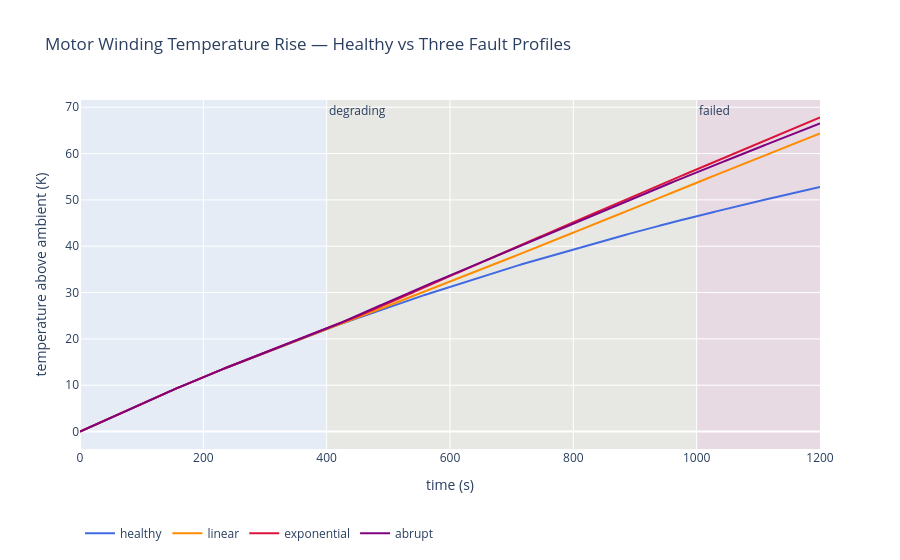

Notebook source saved alongside this figure:
### Code cell
# Temperature signals — all four scenarios
fig_sig = go.Figure()
for result, label, color in [
    (healthy_result, 'healthy',     'royalblue'),
    (linear_result,  'linear',      'darkorange'),
    (exp_result,     'exponential', 'crimson'),
    (abrupt_result,  'abrupt',      'purple'),
]:
    fig_sig.add_trace(go.Scatter(
        x=result.time,
        y=result.state[:, 0] - AMBIENT,
        mode='lines', name=label, line={'color': color},
    ))
fig_sig.add_vrect(x0=ONSET,   x1=FAILURE,   fillcolor='orange', opacity=0.08,
                  layer='below', line_width=0,
                  annotation_text='degrading', annotation_position='top left')
fig_sig.add_vrect(x0=FAILURE, x1=T_SPAN[1], fillcolor='red',    opacity=0.08,
                  layer='below', line_width=0,
                  annotation_text='failed',    annotation_position='top left')
fig_sig.update_layout(
    title='Motor Winding Temperature Rise — Healthy vs Three Fault Profiles',
    xaxis_title='time (s)',
    yaxis_title='temperature above ambient (K)',
    legend={'orientation': 'h', 'y': -0.2},
)
fig_sig.show()
fig_sig.write_image(str(IMG_DIR / 'pdm_temperature_signals.png'), width=1100, height=500, scale=2)

### Figure 1 — Plotly figure (JSON) as saved in the notebook; plotly's stock layout.template omitted (floating-point values rounded to 4 significant figures; data arrays with more than 128 entries replaced by an {"elided": "..."} marker saying what was removed)
{"data": [{"line": {"color": "royalblue"}, "mode": "lines", "name": "healthy", "type": "scatter", "x": {"elided": "2401 float values"}, "y": {"elided": "2401 float values"}}, {"line": {"color": "darkorange"}, "mode": "lines", "name": "linear", "type": "scatter", "x": {"elided": "2401 float values"}, "y": {"elided": "2401 float values"}}, {"line": {"color": "crimson"}, "mode": "lines", "name": "exponential", "type": "scatter", "x": {"elided": "2401 float values"}, "y": {"elided": "2401 float values"}}, {"line": {"color": "purple"}, "mode": "lines", "name": "abrupt", "type": "scatter", "x": {"elided": "2401 float values"}, "y": {"elided": "2401 float values"}}], "layout": {"annotations": [{"showarrow": false, "text": "degrading", "x": 400, "xanchor": "left", "xref": "x", "y": 1, "yanchor": "top", "yref": "y domain"}, {"showarrow": false, "text": "failed", "x": 1000, "xanchor": "left", "xref": "x", "y": 1, "yanchor": "top", "yref": "y domain"}], "legend": {"orientation": "h", "y": -0.2}, "shapes": [{"fillcolor": "orange", "layer": "below", "line": {"width": 0}, "opacity": 0.08, "type": "rect", "x0": 400, "x1": 1000, "xref": "x", "y0": 0, "y1": 1, "yref": "y domain"}, {"fillcolor": "red", "layer": "below", "line": {"width": 0}, "opacity": 0.08, "type": "rect", "x0": 1000, "x1": 1200, "xref": "x", "y0": 0, "y1": 1, "yref": "y domain"}], "title": {"text": "Motor Winding Temperature Rise — Healthy vs Three Fault Profiles"}, "xaxis": {"title": {"text": "time (s)"}}, "yaxis": {"title": {"text": "temperature above ambient (K)"}}}}
